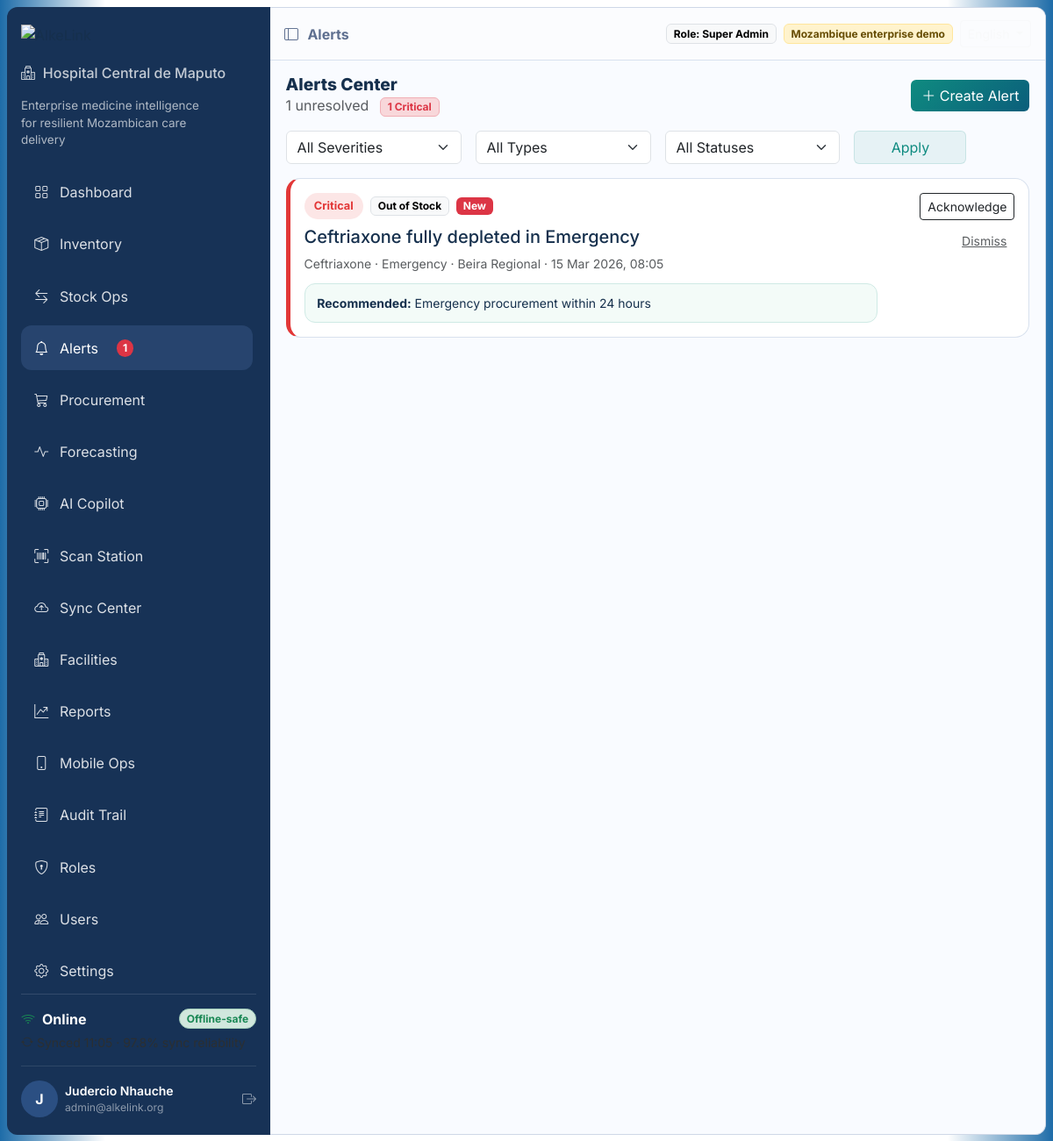
Screenshot of /index.php?route=alerts (signed in) with the database file from the repository.
### tables this page shows
CREATE TABLE IF NOT EXISTS alerts (
  id INT AUTO_INCREMENT PRIMARY KEY,
  title VARCHAR(255) NOT NULL,
  severity VARCHAR(50) NOT NULL,
  type VARCHAR(80) NOT NULL,
  status VARCHAR(80) NOT NULL,
  medicine VARCHAR(160) NULL,
  department VARCHAR(120) NULL,
  facility VARCHAR(120) NULL,
  recommended_action VARCHAR(255) NULL,
  created_at DATETIME NOT NULL
);

### app/controllers/BaseController.php (called while the page is built, shortened)
<?php
class BaseController
{
    protected function render(string $view, array $data = [], string $title = 'AlkeLink'): void
    {
        extract($data);
        require __DIR__ . '/../views/layouts/header.php';
        require __DIR__ . '/../views/' . $view . '.php';
        require __DIR__ . '/../views/layouts/footer.php';
    }
}

### app/controllers/AlertsController.php (called while the page is built, shortened)
<?php
class AlertsController extends BaseController
{
    public function index(): void
    {
        $model = new AlertsModel();
        $alerts = $model->all();
        $severity = $_GET['severity'] ?? 'All Severities';
        $type = $_GET['type'] ?? 'All Types';
        $state = $_GET['state'] ?? 'All Statuses';
        $alerts = array_values(array_filter($alerts, function ($a) use ($severity, $type, $state) {
            return ($severity === 'All Severities' || $a['severity'] === $severity)
                && ($type === 'All Types' || $a['type'] === $type)
                && ($state === 'All Statuses' || $a['status'] === $state);
        }));
        $this->render('alerts/index', ['alerts' => $alerts, 'severity' => $severity, 'type' => $type, 'state' => $state], 'Alerts');
    }
}

### public/index.php (called while the page is built, shortened)
<?php
require_once __DIR__ . '/../app/models/AlertsModel.php';
require_once __DIR__ . '/../app/controllers/BaseController.php';
require_once __DIR__ . '/../app/controllers/AlertsController.php';
$route = $_GET['route'] ?? 'dashboard';
$map = [
    'login' => [App\Controllers\AuthController::class, 'login'],
    'logout' => [App\Controllers\AuthController::class, 'logout'],
    'dashboard' => [App\Controllers\DashboardController::class, 'index'],
    'inventory' => [App\Controllers\InventoryController::class, 'index'],
    'operations' => [App\Controllers\OperationsController::class, 'index'],
    'alerts' => [App\Controllers\AlertsController::class, 'index'],
    'procurement' => [App\Controllers\ProcurementController::class, 'index'],
    'ai-copilot' => [App\Controllers\AIController::class, 'copilot'],
    'ai-ask' => [App\Controllers\AIController::class, 'ask'],
    'ai-insights' => [App\Controllers\AIController::class, 'insights'],
    'ai-insights-delete' => [App\Controllers\AIController::class, 'deleteInsight'],
    'scanner' => [App\Controllers\ScannerController::class, 'index'],
    'sync-center' => [App\Controllers\SyncController::class, 'index'],
    'reports' => [App\Controllers\ReportsController::class, 'index'],
    'forecast' => [App\Controllers\ForecastController::class, 'index'],
    'mobile' => [App\Controllers\MobileController::class, 'index'],
    'roles' => [App\Controllers\AdminController::class, 'roles'],
    'users' => [App\Controllers\UsersController::class, 'index'],
    'facilities' => [App\Controllers\FacilitiesController::class, 'index'],
    'audit' => [App\Controllers\AuditController::class, 'index'],
    'settings' => [App\Controllers\SettingsController::class, 'index'],
];
[$controllerClass, $method] = $map[$route];
$controller = new $controllerClass();
$controller->$method();

### app/models/AlertsModel.php (called while the page is built, shortened)
<?php
class AlertsModel extends BaseModel
{
    public function all(): array
    {
        $pdo = self::db();
        $stmt = $pdo->query('SELECT * FROM alerts ORDER BY created_at DESC');
        return $stmt->fetchAll(PDO::FETCH_ASSOC);
    }
}

### app/views/alerts/index.php (the view, shortened to what this page needs)
<?php $criticalCount = count(array_filter($alerts, fn($a)=>$a['severity']==='Critical' && !in_array($a['status'],['Resolved','Dismissed'],true))); ?>
<section class="page-body compact-page">
  <div class="section-head mb-3">
    <div>
      <h2>Alerts Center</h2>
      <p class="text-muted mb-0"><?= count(array_filter($alerts, fn($a)=>!in_array($a['status'],['Resolved','Dismissed'],true))) ?> unresolved <?php if($criticalCount): ?><span class="badge bg-danger-subtle text-danger border border-danger-subtle ms-2"><?= $criticalCount ?> Critical</span><?php endif; ?></p>
    </div>
    <button class="btn btn-alk" data-bs-toggle="modal" data-bs-target="#createAlertModal"><i class="bi bi-plus-lg"></i> Create Alert</button>
  </div>
  <form class="row g-3 mb-3" method="get"><input type="hidden" name="route" value="alerts"><div class="col-md-3"><select class="form-select" name="severity"><?php foreach(['All Severities','Critical','High','Medium','Low'] as $opt): ?><option <?= $severity===$opt?'selected':''; ?>><?= $opt ?></option><?php endforeach; ?></select></div><div class="col-md-3"><select class="form-select" name="type"><?php foreach(['All Types','Low Stock','Out of Stock','Near Expiry','Usage Spike','Cold Chain Risk','Sync Reliability'] as $opt): ?><option <?= $type===$opt?'selected':''; ?>><?= $opt ?></option><?php endforeach; ?></select></div><div class="col-md-3"><select class="form-select" name="state"><?php foreach(['All Statuses','New','Acknowledged','In Progress','Resolved','Dismissed'] as $opt): ?><option <?= $state===$opt?'selected':''; ?>><?= $opt ?></option><?php endforeach; ?></select></div><div class="col-md-2"><button class="btn btn-alk-soft w-100">Apply</button></div></form>
  <div class="alerts-list-wrap">
  <?php foreach ($alerts as $alert): ?>
      <div class="alert-card <?= strtolower($alert['severity']) ?> mb-3" data-alert-id="<?= (int)$alert['id'] ?>">
        <div class="d-flex justify-content-between gap-3 flex-wrap">
          <div class="flex-grow-1">
            <div class="d-flex align-items-center gap-2 mb-2 flex-wrap">
              <span class="pill-severity <?= strtolower($alert['severity']) ?>"><?= htmlspecialchars($alert['severity']) ?></span>
              <span class="badge text-bg-light border"><?= htmlspecialchars($alert['type']) ?></span>
              <span class="badge <?= in_array($alert['status'],['New'])?'text-bg-danger':(in_array($alert['status'],['Acknowledged'])?'text-bg-warning':(in_array($alert['status'],['In Progress'])?'text-bg-primary':'text-bg-secondary')) ?>"><?= htmlspecialchars($alert['status']) ?></span>
            </div>
            <h5><?= htmlspecialchars($alert['title']) ?></h5>
            <div class="small text-muted mb-1"><?= htmlspecialchars($alert['medicine']) ?> · <?= htmlspecialchars($alert['department']) ?> · <?= htmlspecialchars($alert['facility']) ?> · <?= htmlspecialchars(date('d M Y, H:i', strtotime($alert['created_at']))) ?></div>
            <div class="recommended-box small"><strong>Recommended:</strong> <?= htmlspecialchars($alert['recommended_action']) ?></div>
          </div>
          <div class="alert-actions">
            <?php if ($alert['status'] === 'New'): ?><a class="btn btn-sm btn-outline-dark alert-action" href="index.php?route=alerts&action=status&id=<?= (int)$alert['id'] ?>&value=Acknowledged">Acknowledge</a><?php endif; ?>
            <?php if (!in_array($alert['status'],['Resolved','Dismissed'],true)): ?><a class="btn btn-sm btn-link text-muted alert-action" href="index.php?route=alerts&action=status&id=<?= (int)$alert['id'] ?>&value=Dismissed">Dismiss</a><?php endif; ?>
          </div>
        </div>
      </div>
  <?php endforeach; ?>
  </div>
</section>

### public/assets/css/style.css (style rules this page uses)
:root { --alk-navy: #173256; --alk-navy-2: #213f69; --alk-teal: #0f8b80; --alk-teal-2: #147a70; --alk-light: #f5f7fb; --alk-border: #d8e1ee; --alk-danger: #e23737; --alk-warning: #ee9b00; --alk-purple: #8a5cf6; --alk-text: #16304d; }
* { box-sizing: border-box; }
html, body { margin: 0; padding: 0; overflow-x: hidden; }
body { font-family: Inter, sans-serif; background: linear-gradient(90deg,#1e6ca8 0%,#ffffff 10%,#ffffff 90%,#1e6ca8 100%); color: var(--alk-text); }
a { text-decoration: none; }
.btn-alk { background: linear-gradient(135deg,var(--alk-teal),#0b5e7b); color: #fff; border: none; }
.btn-alk-soft { background: rgba(15,139,128,.08); color: var(--alk-teal); border: 1px solid rgba(15,139,128,.14); }
.page-body { padding: 1rem 1.1rem; }
.compact-page .row { --bs-gutter-x: 1rem; }
.section-head { display: flex; justify-content: space-between; align-items: center; gap: 1rem; flex-wrap: wrap; }
.section-head h2 { margin-bottom: 0; font-weight: 800; font-size: 1.2rem; }
.pill-status, .pill-severity { display: inline-flex; padding: .32rem .7rem; border-radius: 999px; font-size: .8rem; font-weight: 700; }
.pill-severity.critical { background: rgba(226,55,55,.12); color: var(--alk-danger); }
.alert-card { background: #fff; border: 1px solid var(--alk-border); border-left: 5px solid #d6e0ef; border-radius: 16px; padding: 1rem; }
.alert-card.critical { border-left-color: var(--alk-danger); }
.alert-actions { min-width: 140px; display:flex; flex-direction:column; gap:.5rem; align-items:flex-end; }
.recommended-box { background:#f3fbf8; border:1px solid #cfeae5; border-radius:12px; padding:.7rem .85rem; margin-top:.75rem; }

### rows the page displays
alerts: status "1", criticalCount "1", severity "Critical", type "Out of Stock", status "New", title "Ceftriaxone fully depleted in Emergency", medicine "Ceftriaxone", department "Emergency", facility "Beira Regional", created_at "15 Mar 2026, 08:05", recommended_action "Emergency procurement within 24 hours"

### other values shown
t('layout.hospital') "Hospital Central de Maputo"
t('layout.mission') "Enterprise medicine intelligence for resilient Mozambican care delivery"
$item['label'] "Dashboard"
$item['label'] "Inventory"
$item['label'] "Stock Ops"
$item['label'] "Alerts"
$count "1"
$item['label'] "Procurement"
$item['label'] "Forecasting"
$item['label'] "AI Copilot"
$item['label'] "Scan Station"
$item['label'] "Sync Center"
$item['label'] "Facilities"
$item['label'] "Reports"
$item['label'] "Mobile Ops"
